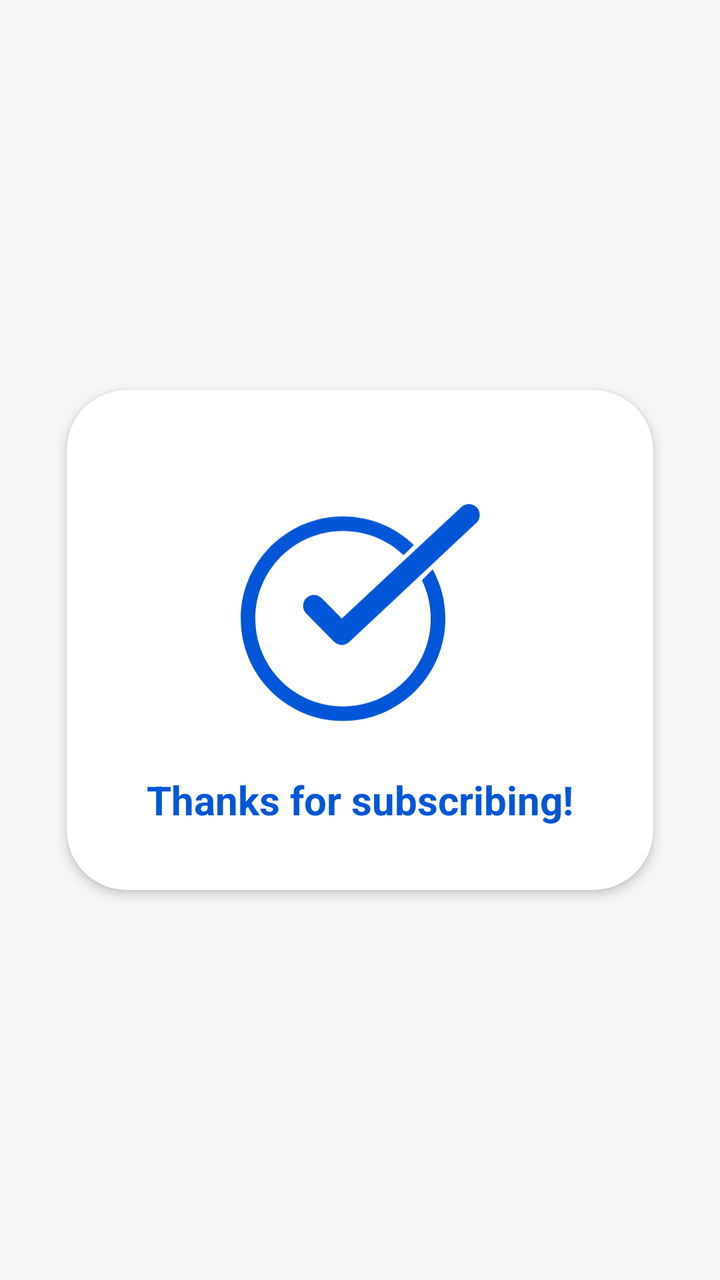
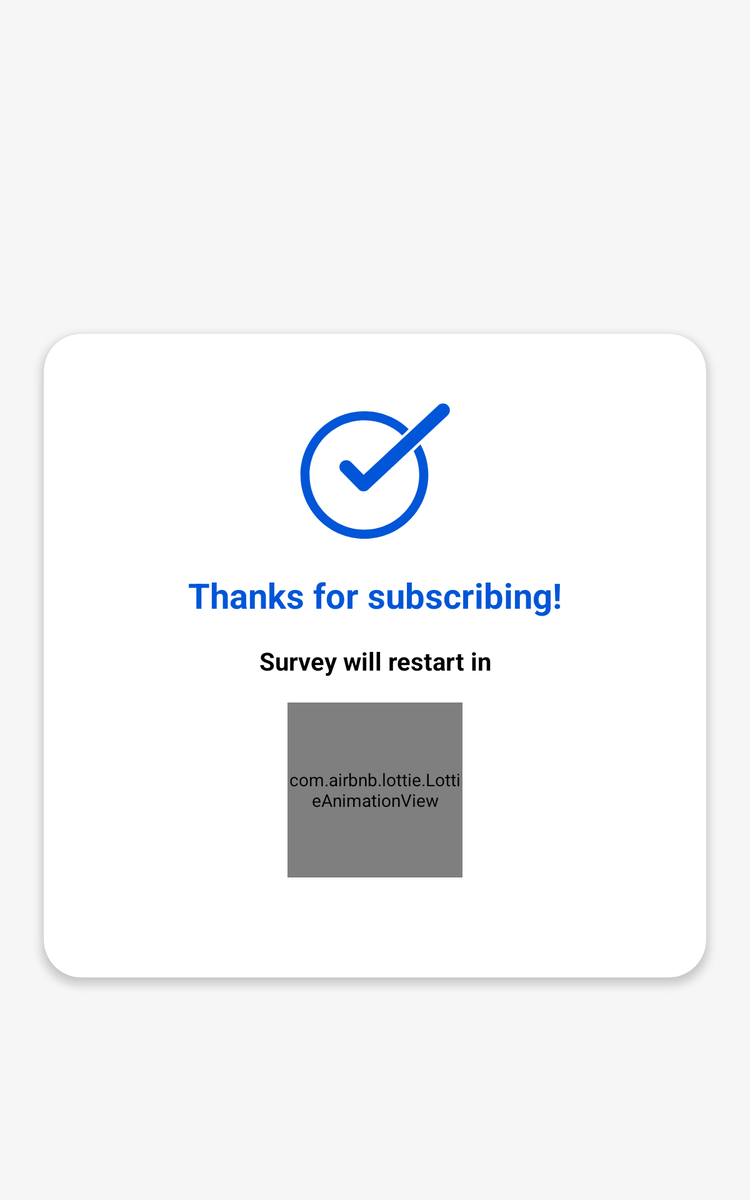

First picture: res/layout/ on a phone held upright. Second picture: the repository's own variant of that layout, on a device whose configuration matches the variant's folder. Source for both follows.
<!-- AndroidManifest.xml: application theme Theme.Avius2 -->
<!-- res/layout/fragment_subscription.xml -->
<?xml version="1.0" encoding="utf-8"?>
<androidx.constraintlayout.widget.ConstraintLayout xmlns:android="http://schemas.android.com/apk/res/android"
    android:layout_width="match_parent"
    android:layout_height="match_parent"
    android:background="@color/bg"
    xmlns:app="http://schemas.android.com/apk/res-auto">

    <com.google.android.material.circularreveal.cardview.CircularRevealCardView
        android:layout_width="wrap_content"
        android:layout_height="wrap_content"
        android:layout_marginStart="40dp"
        android:layout_marginEnd="40dp"
        app:layout_constraintStart_toStartOf="parent"
        app:layout_constraintEnd_toEndOf="parent"
        app:layout_constraintTop_toTopOf="parent"
        app:layout_constraintBottom_toBottomOf="parent"
        app:cardCornerRadius="30dp"
        app:cardElevation="3dp">

        <LinearLayout
            android:layout_width="wrap_content"
            android:layout_height="wrap_content"
            android:gravity="center"
            android:minWidth="200dp"
            android:minHeight="200dp"
            android:layout_marginStart="@dimen/ml_login_card_internal"
            android:layout_marginEnd="@dimen/ml_login_card_internal"
            android:layout_marginTop="@dimen/mt_login_card_internal"
            android:layout_marginBottom="@dimen/mb_login_card_internal"
            android:orientation="vertical">

            <ImageView
                android:id="@+id/imageDone"
                android:layout_width="120dp"
                android:layout_height="120dp"
                android:layout_marginTop="30dp"
                android:src="@drawable/ic_done"
                android:maxHeight="200dp"
                android:maxWidth="200dp"
                android:minWidth="40dp"
                android:minHeight="40dp"
                app:layout_constraintVertical_chainStyle="packed"
                app:layout_constraintTop_toTopOf="parent"
                app:layout_constraintBottom_toTopOf="@id/textLayoutCompanyID"
                app:layout_constraintStart_toStartOf="parent"
                app:layout_constraintEnd_toEndOf="parent"/>

            <TextView
                android:id="@+id/textSubscription"
                style="@style/SubscribeTitle"
                android:textSize="20sp"
                android:text="Thanks for subscribing!"/>

        </LinearLayout>
    </com.google.android.material.circularreveal.cardview.CircularRevealCardView>
</androidx.constraintlayout.widget.ConstraintLayout>
<!-- resources referenced by this layout -->
<resources>
  <color name="bg">#FFF6F6F6</color>
  <dimen name="mb_login_card_internal">30dp</dimen>
  <dimen name="ml_login_card_internal">40dp</dimen>
  <dimen name="mt_login_card_internal">20dp</dimen>
  <!-- drawable ic_done (drawable) -->
  <vector xmlns:android="http://schemas.android.com/apk/res/android"
      android:width="224dp"
      android:height="204dp"
      android:viewportWidth="224"
      android:viewportHeight="204">
    <path
        android:pathData="M162.304,38.812C145.136,22.304 121.823,12.143 96.179,12.143C43.535,12.143 0.712,54.966 0.711,107.611C0.711,160.254 43.534,203.078 96.179,203.078C148.824,203.078 191.647,160.256 191.646,107.611C191.646,90.971 187.368,75.312 179.853,61.677L169.782,71.748C175.053,82.571 178.008,94.738 178.008,107.611C178.008,152.886 141.453,189.44 96.179,189.44C50.905,189.44 14.323,152.886 14.323,107.611C14.323,62.336 50.905,25.782 96.179,25.782C118.135,25.782 138.041,34.379 152.721,48.399L162.304,38.812Z"
        android:fillColor="#0056D7"
        android:fillType="evenOdd"/>
    <path
        android:pathData="M94.987,132.096C92.377,132.096 89.767,131.107 87.765,129.105L61.858,102.812C57.879,98.833 57.879,92.371 61.858,88.393C65.837,84.414 72.299,84.414 76.278,88.393L94.987,107.489L206.389,3.548C210.368,-0.431 216.83,-0.431 220.809,3.548C224.787,7.527 224.787,13.989 220.809,17.967L102.184,129.105C100.208,131.082 97.597,132.096 94.987,132.096Z"
        android:fillColor="#0056D7"/>
  </vector>
  <style name="SubscribeTitle">
          <item name="android:layout_width">wrap_content</item>
          <item name="android:layout_height">wrap_content</item>
          <item name="android:textSize">28sp</item>
          <item name="android:textColor">@color/blue_main</item>
          <item name="android:textStyle">bold</item>
          <item name="android:gravity">center</item>
          <item name="android:layout_marginTop">20dp</item>
      </style>
  <style name="Theme.Avius2" parent="Theme.MaterialComponents.DayNight.DarkActionBar">
          
          <item name="colorPrimary">@color/purple_500</item>
          <item name="colorPrimaryVariant">@color/purple_700</item>
          <item name="colorOnPrimary">@color/white</item>
          
          <item name="colorSecondary">@color/teal_200</item>
          <item name="colorSecondaryVariant">@color/teal_700</item>
          <item name="colorOnSecondary">@color/black</item>
          
          <item name="android:statusBarColor" tools:targetApi="l">?attr/colorPrimaryVariant</item>
          
      </style>
  <color name="blue_main">#FF0056D7</color>
  <color name="purple_500">#FF6200EE</color>
  <color name="purple_700">#FF3700B3</color>
  <color name="white">#FFFFFFFF</color>
  <color name="teal_200">#FF03DAC5</color>
  <color name="teal_700">#FF018786</color>
  <color name="black">#FF000000</color>
</resources>
<!-- res/layout-sw600dp/fragment_subscription.xml (the repository's variant of the layout above) -->
<!-- drawn on a 7-inch tablet held upright -->
<?xml version="1.0" encoding="utf-8"?>
<androidx.constraintlayout.widget.ConstraintLayout xmlns:android="http://schemas.android.com/apk/res/android"
    android:layout_width="match_parent"
    android:layout_height="match_parent"
    xmlns:tools="http://schemas.android.com/tools"
    android:background="@color/bg"
    xmlns:app="http://schemas.android.com/apk/res-auto">

    <com.google.android.material.circularreveal.cardview.CircularRevealCardView
        android:layout_width="wrap_content"
        android:layout_height="wrap_content"
        app:layout_constraintStart_toStartOf="parent"
        app:layout_constraintEnd_toEndOf="parent"
        app:layout_constraintTop_toTopOf="parent"
        app:layout_constraintBottom_toBottomOf="parent"
        app:layout_constraintVertical_bias="0.6"
        app:cardCornerRadius="30dp"
        app:cardElevation="4dp" >

        <LinearLayout
            android:layout_width="wrap_content"
            android:layout_height="wrap_content"
            android:gravity="center"
            android:minWidth="350dp"
            android:minHeight="150dp"
            android:layout_marginStart="@dimen/ml_login_card_internal"
            android:layout_marginEnd="@dimen/ml_login_card_internal"
            android:layout_marginTop="@dimen/mt_login_card_internal"
            android:layout_marginBottom="@dimen/mb_login_card_internal"
            android:orientation="vertical">

            <ImageView
                android:id="@+id/imageDone"
                android:layout_width="120dp"
                android:layout_height="120dp"
                android:layout_marginTop="30dp"
                android:src="@drawable/ic_done"
                android:maxHeight="200dp"
                android:maxWidth="200dp"
                android:minWidth="40dp"
                android:minHeight="40dp"
                app:layout_constraintVertical_chainStyle="packed"
                app:layout_constraintTop_toTopOf="parent"
                app:layout_constraintBottom_toTopOf="@id/textLayoutCompanyID"
                app:layout_constraintStart_toStartOf="parent"
                app:layout_constraintEnd_toEndOf="parent"/>

            <TextView
                android:id="@+id/textSubscription"
                style="@style/SubscribeTitle"
                android:text="Thanks for subscribing!"/>

            <TextView
                android:id="@+id/textRestart"
                style="@style/RestartTitle"
                android:text="Survey will restart in"/>

            <com.airbnb.lottie.LottieAnimationView
                android:id="@+id/animation"
                android:layout_width="140dp"
                android:layout_height="140dp"
                android:layout_margin="20dp"
                app:lottie_autoPlay="true"
                app:layout_constraintStart_toStartOf="parent"
                app:layout_constraintEnd_toEndOf="parent"
                app:layout_constraintTop_toTopOf="parent"
                app:layout_constraintBottom_toBottomOf="parent"
                android:scaleType="fitCenter"
                app:lottie_rawRes="@raw/countdown"/>

        </LinearLayout>
    </com.google.android.material.circularreveal.cardview.CircularRevealCardView>


</androidx.constraintlayout.widget.ConstraintLayout>
<!-- resources referenced by the variant -->
<!-- as a 7-inch tablet held upright resolves them -->
<resources>
  <color name="bg">#FFF6F6F6</color>
  <!-- from res/values-sw600dp/ -->
  <dimen name="mb_login_card_internal">60dp</dimen>
  <!-- from res/values-sw600dp/ -->
  <dimen name="ml_login_card_internal">90dp</dimen>
  <!-- from res/values-sw600dp/ -->
  <dimen name="mt_login_card_internal">20dp</dimen>
  <!-- drawable ic_done (drawable) -->
  <vector xmlns:android="http://schemas.android.com/apk/res/android"
      android:width="224dp"
      android:height="204dp"
      android:viewportWidth="224"
      android:viewportHeight="204">
    <path
        android:pathData="M162.304,38.812C145.136,22.304 121.823,12.143 96.179,12.143C43.535,12.143 0.712,54.966 0.711,107.611C0.711,160.254 43.534,203.078 96.179,203.078C148.824,203.078 191.647,160.256 191.646,107.611C191.646,90.971 187.368,75.312 179.853,61.677L169.782,71.748C175.053,82.571 178.008,94.738 178.008,107.611C178.008,152.886 141.453,189.44 96.179,189.44C50.905,189.44 14.323,152.886 14.323,107.611C14.323,62.336 50.905,25.782 96.179,25.782C118.135,25.782 138.041,34.379 152.721,48.399L162.304,38.812Z"
        android:fillColor="#0056D7"
        android:fillType="evenOdd"/>
    <path
        android:pathData="M94.987,132.096C92.377,132.096 89.767,131.107 87.765,129.105L61.858,102.812C57.879,98.833 57.879,92.371 61.858,88.393C65.837,84.414 72.299,84.414 76.278,88.393L94.987,107.489L206.389,3.548C210.368,-0.431 216.83,-0.431 220.809,3.548C224.787,7.527 224.787,13.989 220.809,17.967L102.184,129.105C100.208,131.082 97.597,132.096 94.987,132.096Z"
        android:fillColor="#0056D7"/>
  </vector>
  <style name="RestartTitle" parent="SubscribeTitle">
          <item name="android:textSize">20sp</item>
          <item name="android:textColor">@color/black</item>
          <item name="android:textStyle">bold</item>
          <item name="android:gravity">center</item>
          <item name="android:layout_marginTop">20dp</item>
      </style>
  <style name="SubscribeTitle">
          <item name="android:layout_width">wrap_content</item>
          <item name="android:layout_height">wrap_content</item>
          <item name="android:textSize">28sp</item>
          <item name="android:textColor">@color/blue_main</item>
          <item name="android:textStyle">bold</item>
          <item name="android:gravity">center</item>
          <item name="android:layout_marginTop">20dp</item>
      </style>
  <style name="Theme.Avius2" parent="Theme.MaterialComponents.DayNight.DarkActionBar">
          
          <item name="colorPrimary">@color/purple_500</item>
          <item name="colorPrimaryVariant">@color/purple_700</item>
          <item name="colorOnPrimary">@color/white</item>
          
          <item name="colorSecondary">@color/teal_200</item>
          <item name="colorSecondaryVariant">@color/teal_700</item>
          <item name="colorOnSecondary">@color/black</item>
          
          <item name="android:statusBarColor" tools:targetApi="l">?attr/colorPrimaryVariant</item>
          
      </style>
  <color name="black">#FF000000</color>
  <color name="blue_main">#FF0056D7</color>
  <color name="purple_500">#FF6200EE</color>
  <color name="purple_700">#FF3700B3</color>
  <color name="white">#FFFFFFFF</color>
  <color name="teal_200">#FF03DAC5</color>
  <color name="teal_700">#FF018786</color>
</resources>
